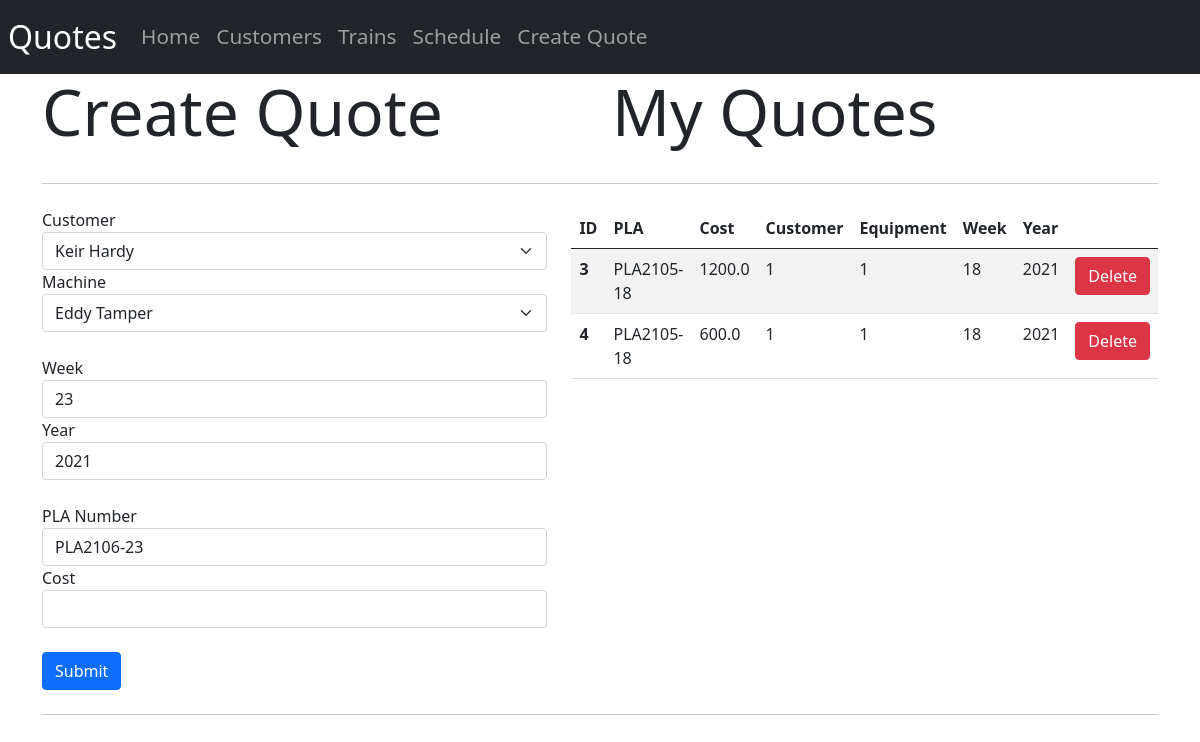
/createquote, run on an earlier commit of the app's database.
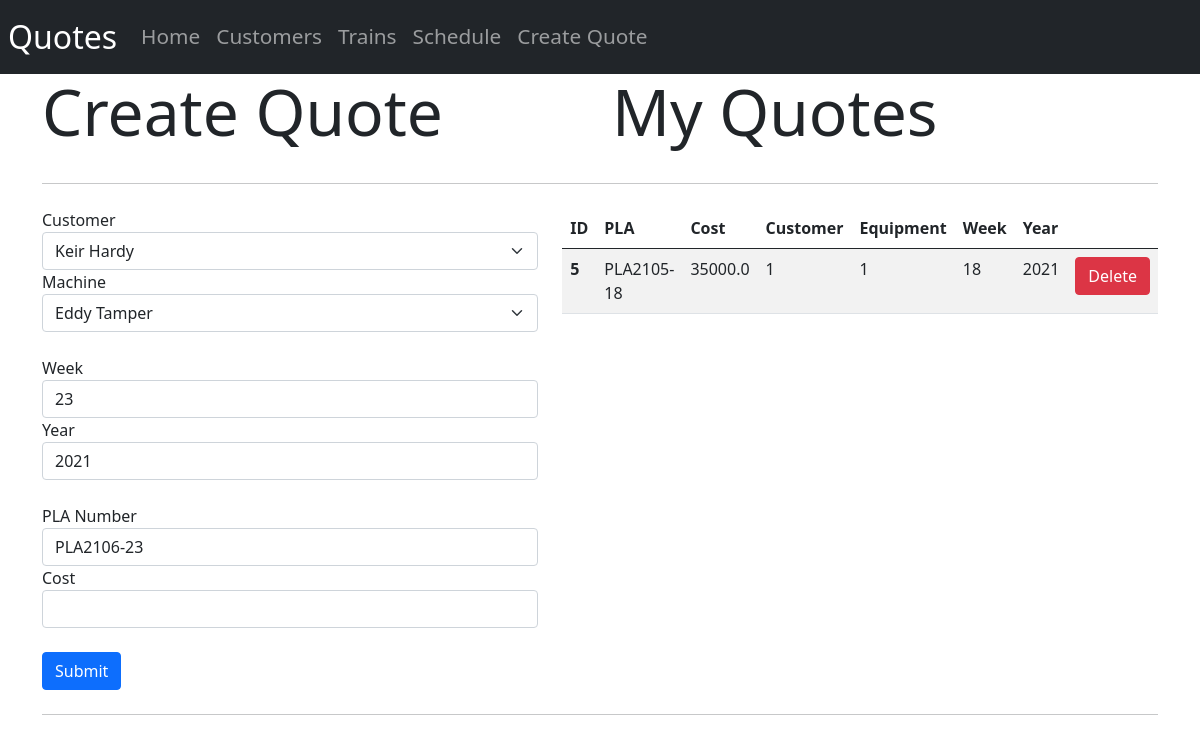
And on a later commit of the database.
### Website/models.py (models this page shows)
class Quote(db.Model):
    id = db.Column(db.Integer(), primary_key=True)
    PLA = db.Column(db.String(150))
    cost = db.Column(db.Float())
    cust_id = db.Column(db.Integer(), db.ForeignKey('customer.id'))
    train_id = db.Column(db.Integer(), db.ForeignKey('train.id'))
    week = db.Column(db.Integer())
    year = db.Column(db.Integer())

### Website/views.py (the view)
@views.route('/createquote', methods=['GET', 'POST'])
def create_quote():
    date = datetime.date.today()
    year, week_num, day = date.isocalendar()
    if request.method == "POST":
        pla = request.form.get('pla')
        cost = request.form.get('cost')
        cust_id = request.form.get('customer')
        train_id = request.form.get('train')
        week = request.form.get('week')
        year = request.form.get('year')
        new_quote = Quote(PLA=pla, cost=cost, cust_id=cust_id, train_id=train_id, week=week, year=year)
        db.session.add(new_quote)
        db.session.commit()
        flash("Quote created!", category="success")
        return render_template("createquote.html", trains_list=Train.query.all(), customer_list=Customer.query.all(), quote_list=Quote.query.all(), now=date, week=week_num)
    else:
        return render_template("createquote.html", trains_list=Train.query.all(), customer_list=Customer.query.all(), quote_list=Quote.query.all(), now=date, week=week_num)

### Website/Templates/createquote.html (shortened to what this page needs)
{% extends "base.html" %} {% block title %}Create Quote{% endblock %}
{% block content %}
<div class="row">
    <div class="col">
        <h1 class="display-3">Create Quote</h1>
    </div>
    <div class="col">
        <h1 class="display-3">My Quotes</h1>
    </div>
</div>
<hr class="my-4">
<div class="row">
    <div class="col">
        <form method='POST'>
            <div class="form-row">
                <div class="col">
                    <label for="customer">Customer</label>
                    <select class="form-select" name="customer" id="customer">
                        {% for customer in customer_list %}
                        <option value="{{ customer.id }}">{{ customer.name }}</option>
                        {% endfor %}
                    </select>
                </div>
                <div class="col">
                    <label for="train">Machine</label>
                    <select class="form-select" name="train" id="train">
                        {% for train in trains_list %}
                        <option value="{{ train.id }}">{{ train.name }}</option>
                        {% endfor %}
                    </select>
                </div>
            </div>
            <br />
            <div class="form-row">
                <div class="col">
                    <label for="week">Week</label>
                    <input class="form-control" type="text" name="week" id="week" value="{{ week }}">
                </div>
                <div class="col">
                    <label for="year">Year</label>
                    <input class="form-control" type="text" name="year" id="year" value="{{ now.year }}">
                </div>
            </div>
            <br />
            <div class="form-row">
                <div class="col">
                    <label for="pla">PLA Number</label>
                    <input class="form-control" type="text" name="pla" id="pla" value="PLA{{ now.strftime('%y') }}{{ now.strftime('%m') }}-{{ week }}">
                </div>
                <div class="col">
                    <label for="cost">Cost</label>
                    <input class="form-control" type="text" name="cost" id="cost">
                </div>
            </div>
            <br />
            <button class="btn btn-primary" type="submit">Submit</button>
        </form>
    </div>
    <div class="col">
        <table class="table table-hover table-striped">
            <thead>
                <tr>
                    <th scope="col">ID</th>
                    <th scope="col">PLA</th>
                    <th scope="col">Cost</th>
                    <th scope="col">Customer</th>
                    <th scope="col">Equipment</th>
                    <th scope="col">Week</th>
                    <th scope="col">Year</th>
                    <th></th>
                </tr>
            </thead>
            <tbody>
                {% for quote in quote_list %}
                <tr>
                    <th scope="row">{{ quote.id }}</th>
                    <td>{{ quote.PLA }}</td>
                    <td>{{ quote.cost }}</td>
                    <td>{{ quote.cust_id }}</td>
                    <td>{{ quote.train_id }}</td>
                    <td>{{ quote.week }}</td>
                    <td>{{ quote.year }}</td>
                    <td>
                        <button type="button" class="btn btn-danger" data-bs-toggle="modal" data-bs-target="#delete_modal">Delete</button>
                    </td>
                </tr>
                {% endfor %}
            </tbody>
        </table>
    </div>
</div>
{% endblock %}

What changed in the data, as far as the page shows it:
removed Quote: id "3", PLA "PLA2105-18", cost "1200.0", cust_id "1", train_id "1", week "18", year "2021"
removed Quote: id "4", PLA "PLA2105-18", cost "600.0", cust_id "1", train_id "1", week "18", year "2021"
added Quote: id "5", PLA "PLA2105-18", cost "35000.0", cust_id "1", train_id "1", week "18", year "2021"
